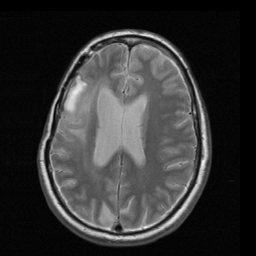
#> input picture Challenge 5 MRI simulation and region growing-20211109/Challenge 5 Notebook de l'année passée/imgs/ProtonDensity.png, 256 x 256 px, found by its file name
$ jupyter execute --allow-errors MRSimAndRegGrow.ipynb   (shell and % lines are left out)
#> lines starting #> are read from the running program, lines starting #| are printed output that depends on the picture; after the words box and inside, x2 and y2 are one past the last pixel; in counts of white or black regions, pixels touching at a corner belong together
<font size=5> Group06: Genin Victor, Raskin Florent, Rimez Dany

<font size=5  color=#003366> [LGBIO2050] - Medical Imaging <br><br>
MR Simulation and Region Growing  </font> <br><br><br>

<font size=5  color=#003366>
Prof. G. Kerckhofs <br>
Prof. J. Lee <br>
Prof. B. Macq <br>
Prof. F. Peeters
<br><br>
Anne-Sophie Collin (anne-sophie.collin@uclouvain.be)<br>
Damien Dasnoy-Sumell (damien.dasnoy@uclouvain.be)
<div style="text-align: right"> 2020-2021 </div>
<br><br>
</font>

<font size=5 color=#009999> **1. Guidelines and Deliverables** </font> <br> <br>
   - This assignment is due on **The 18th December 2020**.
   - Copying code or answers from other groups (or from the internet) is strictly forbidden. Each source of inspiration must be clearly indicated.
   - The jupyter notebook containing the code and **detailed answers** to the questions must be delivered in an
archive (.zip folder) on Moodle. The answers have to be written in English.<br> <br>

<font size=5 color=#009999> **2. Context and objectives** </font> <br> <br>

The purpose of this challenge is to simulate an MRI scanner acquisition, and then to segment a lesion in the brain using a pair of MRI images, one in proton density contrast and one in T1 weighted contrast. The T1 image comes directly from the scanner and as you know, MRI scanner acquire data in the frequency space, so you will need to reconstruct the image using the frequency data. Once you have both images, you will segment the lesion on both using the region growing method and compute the intersection in order to get a better contour of the lesion.

<br>
<center>Figure 1: Proton density image.</center>

<font size=5 color=#009999> **3. MR Simulation** </font> <br>
To understand exactly how magnetic resonance imaging works, we ask you to simulate the behavior of a MR scanner and to recreate an image based on your simulated signal. In order to do this, you will have to complete the following tasks:

Examine and understand the equations of the behavior of MR imaging (section 4.2 of the course notes).
In particular, look at the following equation:

\begin{equation}
S(k_x,k_y) = \int\int\rho(x,y)e^{-i2\pi(k_xx+k_yy)}dxdy\qquad(1)
\end{equation}

<div class="alert alert-info">
<b>QUESTION 1</b>  <br>
First, load the 2 image data and plot them. Then, implement a script simulating the equations of the behavior of the MR scanner for a spin echo pulse sequence. In such sequences, $Gy = m∆Gy$ with $m ∈ \mathbb{Z}$. Knowing that the FOV (W) is of 256 mm in $x$ and $y$ and that the pixel resolution is of 1 mm, choose the parameters of the MR equipment $(γ, Gx,∆Gy, ∆t, Ty$ --> see hints here under) to be consistent with equations [4.41] and [4.42] of the notes. Using equation (1), you can now compute the matrix $S(k_x,k_y)$ taking the proton density image as $ρ(x, y)$ to simulate a real patient in an MRI scanner. Since you have all discrete values, the integration can actually be computed as a sum for all $x$ and $y$ values. What do $k_x$ and $k_y$ correspond to?
<br><br>
Hints:
- Gradient amplitude are of the order of 10mT/m (for Gy and Gx)
- Ty --> order of milliseconds
- dt --> order of microseconds
</div>

[cell 1]
## Load the 2 image data and plot them

import numpy as np
from skimage.io import imread
from skimage.transform import resize
from scipy.io import loadmat
import matplotlib.pyplot as plt

t1ImageFreq = loadmat('T1_raw.mat')['S']
#> (reads Challenge 5 MRI simulation and region growing-20211109/Challenge 5 Notebook de l'année passée/imgs/T1_raw.mat from the repository)
protonDensityImage = imread('ProtonDensity.png').astype(np.float64)
#> protonDensityImage: shape (256, 256) float64; min 0, max 255, mean 52.2

plt.imshow(20*np.log10(np.abs(t1ImageFreq)),cmap='gray')
plt.show()
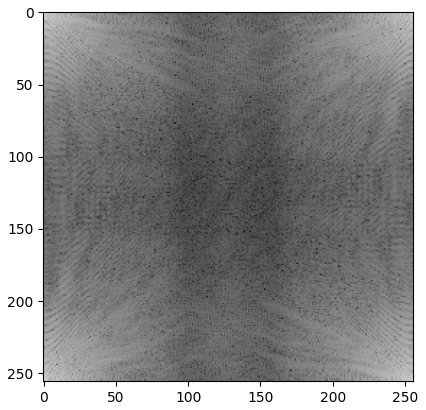
#> figure drawn by matplotlib, 1 panel
plt.imshow(protonDensityImage,cmap='gray')
plt.show()

Basing ourselves on the equations:
$$\Delta G_y = \frac{1}{\gamma T_y W_y}$$
$$\Delta t = \frac{1}{\gamma G_x W_x}$$
$$\Delta k_x <= \gamma G_x \Delta t$$
$$\Delta k_y <= \gamma \Delta G_y T_y$$
Where $T_y = 1 ms$, $G_x = G_y = 10 mT/m$ and $W_x = W_y = 0.256 m$. Here if we consider the equation at the limit of the nyquist theorem, we obtain $\Delta k_x = \Delta k_y = \frac{1}{256} mm^{-1}$.

[cell 2]
## Compute the S matrix using MR scanner parameters

dkx = 1/256
dky = 1/256
x, _ = np.meshgrid(np.arange(256), np.arange(256))
y = np.arange(256)
def sim_mr(image):
    ss = np.zeros_like(image)
    S = np.zeros_like(image)
    for kx in range(256):
        s = np.sum(image[x.T,x]*np.exp(-2*1j*np.pi*(x*(kx-127)*dkx)),axis=1)
        ss[:,kx] = s
    for kx in range(256):
        for ky in range(256):
            S[ky,kx] = np.sum(ss[:,kx]*np.exp(-2*1j*np.pi*(y*(ky-127)*dky)))
    return S

S = sim_mr(protonDensityImage.astype(np.complex64))

<div class="alert alert-info">
<b>QUESTION 2</b>  <br>
How is equation (1) related to a Fourier transform? By computing the magnitude (abs) of the inverse fast Fourier transform (ifft2) of your simulated signal S, show that you can recover the original image. Apply the same ifft2 function on the T1 raw data to reconstruct the T1 image.
</div>

[cell 3]
## Show results
S = np.fft.ifftshift(S)
fig, ax = plt.subplots(1,2)
ax[0].imshow(20*np.log10(np.abs(S)),cmap='gray')
t1Image = np.abs(np.fft.ifft2(S))
ax[1].imshow(t1Image,cmap='gray')
plt.show()
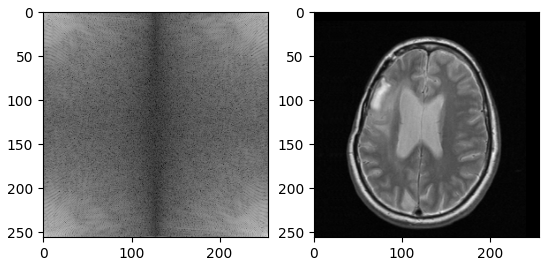
#> figure drawn by matplotlib, 2 panels
# Here you can see that we recover the original image:

[cell 4]
## get back T1 image from MRI data

t1Image = np.abs(np.fft.ifft2(t1ImageFreq))
plt.imshow(t1Image,cmap='gray')
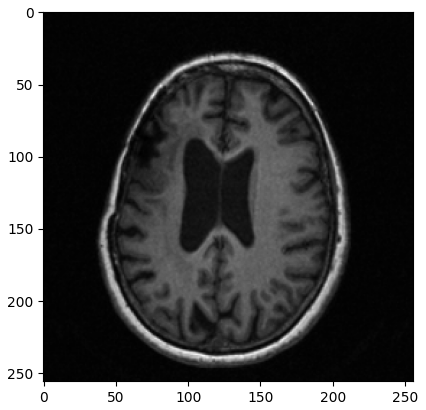
#> figure drawn by matplotlib, 1 panel

<div class="alert alert-info">
<b>QUESTION 3</b>  <br>
What would you need to change in order to simulate gradient-echo pulse sequence or the echo-planar pulse sequence?
</div>

**Answer to question 3:**

The gradient-echo pulse sequence is an alternative technique to the spin-echo pulse sequence used in the exercise above. The difference lies in the fact that gradient fields are used to generate transverse magnetization and the flip angles are less than 90° for the gradient-echo pulse sequence. A dephasing phase shift has to be added. Here it implies to variate Gx while keeping Gy constant. The echo-planar pulse sequence is the fastest aquisition method but has a limited spatial resolution. It allows to encode all spatial information after a single excitation.

**Sources:**

Bashir, Usman. « Gradient Echo Sequences | Radiology Reference Article | Radiopaedia.Org ». Radiopaedia. Consulted on the 10th of decembre 2020. https://radiopaedia.org/articles/gradient-echo-sequences-1.

Bashir, Usman. « Echo Planar Imaging | Radiology Reference Article | Radiopaedia.Org ». Radiopaedia. Consulted on the 10th of decembre 2020. https://radiopaedia.org/articles/echo-planar-imaging-1.

Frank Peeters course notes

<div class="alert alert-info">
<b>QUESTION 4</b>  <br>
What is the difference between a proton density and a T1 or T2 weighted image?
</div>

**Answer to question 4**:

A proton density weighted image shows the density of hydrogen protons whereas a T1 weighted image show maximum T1 contrast and a T2 weighted image shows maximum T2 contrast.

For T1 weighted image, T1 is the time constant measuring the time it takes for the nuclei to reach 63% of their original longitudinal magnetisation Mz. Since T1 is different when the hydrogen nuclei are in different molecules, we can say that T1 wieghted imaging depends on the  magnetic characteristics of the hydrogen nuclei. In practice, we obtain a T1 weighted image by using a short repetition time TR and a short echo time TE. The image will then show, for example, the white matter brighter then the grey matter in the brain. Indeed, for a short TE, T2 effects will not be seen on the image.

For T2 weighted image, T2 is the time constant measuring the time it takes for the nuclei to decay to 37% of their transverse magnetisation Mxy. Since T2 is different when the hydrogen nuclei arein different molecules, we can say that T1 wieghted imaging depends on the  magnetic characteristics of the hydrogen nuclei. In practice, we obtain a T2 weighted image by using a long repetition time TR and a long echo time TE. Indeed, for a long TR time, T1 effects will not be seen on the image.

For proton density weighted image, on the other hand, it is the number of hydrogen nuclei that are being displayed, not the magnetic characteristics of the hydrogen nuclei. In practice, we obtain a proton density weighted image by using a long repetition time TR and a short echo time TE so that the effects of T1 and T2 are not seen on the image. The higher the density of protons, the higher the transverse magnetisation and thus the higher the signal. On the image, high proton density will thus be represented by brighter areas whereas the lower proton density areas will be darker on the image.

**Sources:**

Abdullah, Sarah. « T1, T2 and PD Weighted Imaging ». Radiology Cafe. Consulté le 10 décembre 2020. https://www.radiologycafe.com/radiology-trainees/frcr-physics-notes/t1-t2-and-pd-weighted-imaging.

Frank Peeters course notes

<font size=5 color=#009999> **4. Region growing segmentation** </font> <br>

The brain lesion can be seen on both images (left part of the brain, dark on the PD and bright on the T1). However, classification methods are not really suitable to segment it, as lesion intensities are similar in other parts of the brain. A simple segmentation method called ’region growing’ will be used in this case. The idea is to manually select a seed point (a pixel in the middle of the lesion) and to progressively expand it by taking the pixels which are similar to the segmented pixels according to some criterion. The criterion is usually based on the intensity of the considered pixel (if its intensity is in a small range around the mean intensity of the region, the pixel is added to the region). Additional criteria can be used (as gradient-based criteria, etc.), but these are optional for this challenge. Yet, uncertainties remain because of surrounding tissues of the same intensities. By segmenting the lesion on both images and by taking the union of segmentation (because they were previously registered), you should be able to get a better estimation of the lesion contour.

<br>
Figure 2: Left: PD + segmentation of the lesion. Middle: T1 + segmentation of the lesion. Right: intersection of both segmentations.
<br><br>

<div class="alert alert-info">
<b>QUESTION 5</b>  <br>
Implement a region growing method. You can use the sample picker cell here under to manually select the seeds. Remark: when using the region growing, pay attention not to evaluate a pixel more than one time, otherwise the algorithm will take too much time (for instance, you could store a map checked of 0 (not checked) and 1 (already checked) of the size of the image). An easy way to implement the growing is to use a variable-length vector (typicaly a list in python) containing all pixels that are to be checked. Each time that a pixel is added to the region, add the neighbors of this pixel to the variable-length vector so that these will be checked later. When the vector is empty, the algorithm stops.
</div>

[cell 5]
##Region growing method in pseudo code --> will not execute
'''
seed_pixel = ginput
regionImage(seed_pixel) = 1
checkedImage(seed_pixel) = 1

vector = neighbours_not_checked(seed_pixel)
checkedImage(neighbours_not_checked(seed_pixel)) = 1

while length(vector)>0:
   pixel = vector(0)
   if(criterion(pixel)):
      region(pixel) = 1
      vector += neighbors_not_checked(pixel)
      checkedImage(neighbors_not_checked(pixel)) = 1
   vector = vector(1:end)

where neighbours_not_checked(pixelPosition) check the checkedImage
around the pixelPosition to get the uncheck pixels in the neighbourhood
'''

[cell 6]
## ------------- SEED PICKER CELL ------------------------------
## If the figure doesn't show correctly, comment or uncomment one or several of the following '%matplotlib notebook'
## or restart your kernel

import numpy as np
import matplotlib.pyplot as plt
from skimage.io import imread

## ------------------------------------------------------

imageList = [protonDensityImage, t1Image]
currentImageIndex = [0]
seedPosList = []

def onclick(event):

    pos = [int(round(event.ydata)), int(round(event.xdata))]
    seedPosList.append(pos)
    currentImageIndex[0] = currentImageIndex[0]+1
    ax.imshow(imageList[currentImageIndex[0]], cmap='gray')

    if currentImageIndex[0] == len(imageList)-1:
        text.set_text('Last seed to select')

    display.clear_output(wait=True)
    display.display(plt.gcf())

fig = plt.figure()
ax = fig.add_subplot(111)
ax.imshow(imageList[currentImageIndex[0]], cmap='gray')
text=ax.text(0, 0, 'Select a seed', va="bottom", fontsize=20)

cid = fig.canvas.mpl_connect('button_press_event', onclick)

[cell 7]
## To show the selected seeds positions

def showSeedsPos(seedPositionsList, imagesList):

    plt.figure(figsize=(16,6))

    for imageIndex, image in enumerate(imagesList):
        plt.subplot(1, len(imagesList), imageIndex+1)
        plt.title('Seed : '+str(seedPositionsList[imageIndex][0])+' - '+str(seedPositionsList[imageIndex][1]))
        plt.imshow(image, cmap='gray')
        plt.plot(seedPositionsList[imageIndex][1], seedPositionsList[imageIndex][0], color = 'r', marker="+",  markersize=10)
#> this loop made 1 pass
#> imageIndex on pass 1: 0

    plt.show()

#> (the rest of this cell did not finish here and is left out)

[cell 8]
## Compute region growing
def neighbours_not_checked(pixel,checked,intensities,img):
    vec = []
    x,y = pixel
    for i in range(-1,2):
        for j in range(-1,2):
            if checked[x+i,y+j]==0:
                vec.append([x+i,y+j])
                checked[x+i,y+j]=1
                intensities += [img[x,y]]
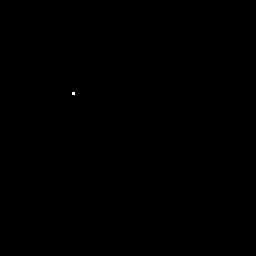
#> checked: shape (256, 256) float64; values 0 (black) and 1 (white), 0.01% white in thin lines or dots, all inside (x1, y1, x2, y2) = (72, 92, 75, 95)
#> after the loop, intensities = [9, 9, 9, 9, 9, 9, 9, 9, 9]; vec = [[92, 72], [92, 73], [92, 74], [93, 72], [93, 73], [93, 74], [94, 72], [94, 73], [94, 74]]
    return vec

def regionGrowing(img,seed,tol):
    region = np.zeros_like(img)
    checkedImage = np.zeros_like(img)
    intensities = []
    vector = neighbours_not_checked(seed,checkedImage,intensities,img)
#> vector has the same summary as vec in neighbours_not_checked
    checkedImage[vector[:][0],vector[:][1]] = 1

    seedval = img[seed[0],seed[1]]
#> seedval = 9
    i = 0
    while len(vector)>0:
        pixel = vector[0]
        mean = np.mean(intensities)
        val = img[pixel[0],pixel[1]]
        if mean-tol<=val and val<=mean+tol:
            region[pixel[0],pixel[1]] = 1
            vector += neighbours_not_checked(pixel,checkedImage,intensities,img)
        vector = vector[1:]
        i+=1
#> this loop made 948 passes
#> (mean, val, x in neighbours_not_checked, y in neighbours_not_checked) on passes 1 to 12: (9, 7, 92, 72), (8.29, 8, 92, 73), (8.27, 7, 92, 74), (8.06, 8, 93, 72), (8.05, 9, 93, 73), (8.05, 7, 93, 74), (8, 6, 94, 72), (7.74, 7, 94, 73), (7.71, 8, 94, 74), (7.72, 6, 91, 71), (7.43, 4, 91, 72), (7.32, 4, 91, 73)
#> (mean, val) on passes 61, 62, 63, 64, 65, 71: (7.03, 4), (7, 4), (6.97, 9), (6.99, 11), (7.11, 15), (7.18, 7)
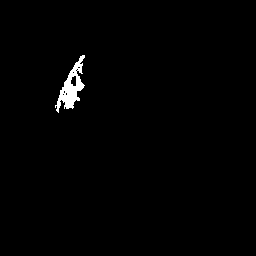
#> region: shape (256, 256) float64; values 0 (black) and 1 (white), 1% white; 1 white region, box (x1, y1, x2, y2) and area: (55, 55, 85, 113) 669
#> after the loop, i = 948; vector = []

    return region

[cell 9]
## Show Results
seedPosList = [[93,73],[93,73]]

# Here we can play with the third argument (tolerance) to tune the efficiency of the algorithm
reg = regionGrowing(t1Image,seedPosList[1],12), regionGrowing(protonDensityImage,seedPosList[0],35)
#> call 2 of regionGrowing, with tol = 35
#> in regionGrowing (call 2), `region = np.zeros_like(img)`: region: shape (256, 256) float64; every value is 0
#> in regionGrowing (call 2), `vector = neighbours_not_checked(seed,checkedImage,intensities,img)`: vector has the same summary as vec in neighbours_not_checked
#> in regionGrowing (call 2), `seedval = img[seed[0],seed[1]]`: seedval = 220
#> the loop in regionGrowing (call 2), `while len(vector)>0:` made 434 passes
#> (mean, val, x in neighbours_not_checked, y in neighbours_not_checked) on passes 1, 2, 3, 4, 5, 6, 7, 8, 9, 11, 12: (220, 204, 92, 72), (214.3, 222, 92, 73), (214.8, 227, 92, 74), (216.8, 209, 93, 72), (216.4, 220, 93, 73), (216.4, 228, 93, 74), (217, 211, 94, 72), (216.2, 214, 94, 73), (216.1, 223, 94, 74), (216.4, 197, 91, 72), (214.3, 215, 91, 73)
#> (mean, val) on pass 10: (216.4, 175)
#> after the loop in regionGrowing (call 2), `while len(vector)>0:`:
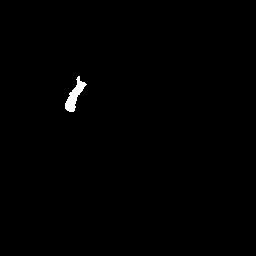
#> region: shape (256, 256) float64; values 0 (black) and 1 (white), 0.47% white; 1 white region, box (x1, y1, x2, y2) and area: (65, 76, 87, 112) 309
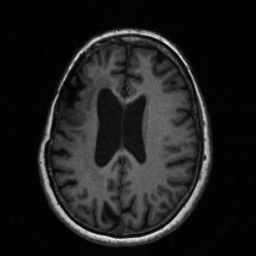
#> t1Image: shape (256, 256) float64; min 1.14e-12, max 250, mean 30.7
imgs = [t1Image,protonDensityImage]

fig, axes = plt.subplots(2,3)
fig.set_size_inches((12,8))
for region,img,ax in zip(reg,imgs,axes):
    ax[0].imshow(region,cmap='gist_heat')
    ax[1].imshow(img,cmap='gray')
    ax[2].imshow(img,cmap='gray')
    ax[2].imshow(region,cmap='gist_heat',alpha=0.5)
#> this loop made 2 passes
plt.show()

intersection = np.logical_and(reg[0]==1,reg[1]==1)
#> intersection: shape (256, 256) bool; 0.36% white; 1 white region, box (x1, y1, x2, y2) and area: (65, 76, 85, 109) 234
final_region = np.zeros_like(reg[0])
final_region[intersection] = 1
plt.imshow(np.linalg.norm(np.gradient(final_region),axis=0),cmap='gist_heat')
plt.imshow(protonDensityImage,cmap='gray',alpha=0.5)
plt.show()
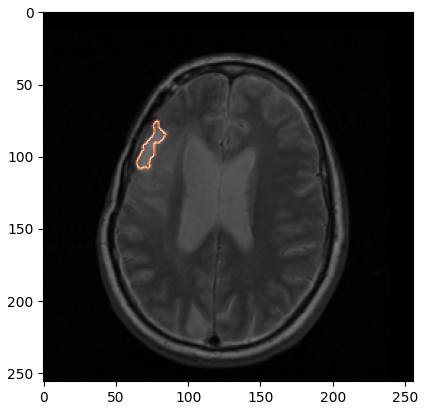
#> figure drawn by matplotlib, 1 panel
